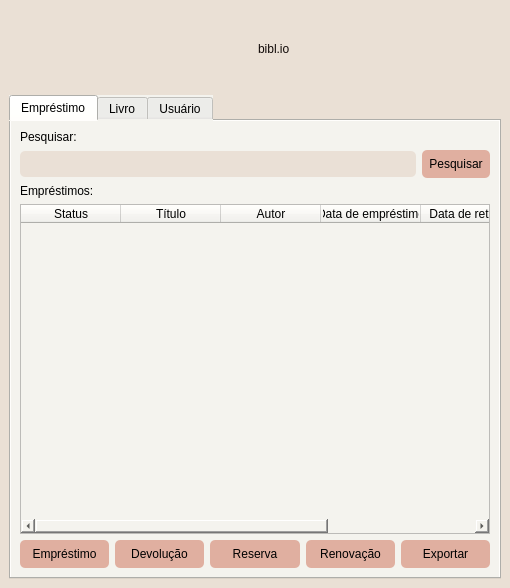
<?xml version="1.0" encoding="UTF-8"?>
<ui version="4.0">
 <class>MainWindow</class>
 <widget class="QMainWindow" name="MainWindow">
  <property name="geometry">
   <rect>
    <x>0</x>
    <y>0</y>
    <width>510</width>
    <height>588</height>
   </rect>
  </property>
  <property name="windowTitle">
   <string>MainWindow</string>
  </property>
  <property name="styleSheet">
   <string notr="true">background-color: rgb(234, 224, 213)</string>
  </property>
  <widget class="QWidget" name="centralwidget">
   <layout class="QGridLayout" name="gridLayout">
    <item row="0" column="7">
     <widget class="QLabel" name="label_13">
      <property name="text">
       <string/>
      </property>
     </widget>
    </item>
    <item row="0" column="5">
     <widget class="QLabel" name="label_10">
      <property name="styleSheet">
       <string notr="true">font: 44pt &quot;Calibri&quot;;
color: #100907;</string>
      </property>
      <property name="text">
       <string>bibl.io</string>
      </property>
     </widget>
    </item>
    <item row="0" column="3">
     <widget class="QLabel" name="label_11">
      <property name="text">
       <string/>
      </property>
     </widget>
    </item>
    <item row="0" column="1">
     <widget class="QLabel" name="label_12">
      <property name="text">
       <string/>
      </property>
     </widget>
    </item>
    <item row="0" column="9">
     <widget class="QLabel" name="label_2">
      <property name="text">
       <string/>
      </property>
     </widget>
    </item>
    <item row="0" column="2">
     <widget class="QLabel" name="label_14">
      <property name="text">
       <string/>
      </property>
     </widget>
    </item>
    <item row="0" column="8">
     <widget class="QLabel" name="label_15">
      <property name="text">
       <string/>
      </property>
     </widget>
    </item>
    <item row="0" column="4">
     <widget class="QWidget" name="widget_4" native="true">
      <property name="styleSheet">
       <string notr="true">image: url(:/logo/pilha.png);</string>
      </property>
     </widget>
    </item>
    <item row="1" column="0" colspan="10">
     <widget class="QTabWidget" name="tabWidget">
      <property name="cursor">
       <cursorShape>ArrowCursor</cursorShape>
      </property>
      <property name="autoFillBackground">
       <bool>false</bool>
      </property>
      <property name="styleSheet">
       <string notr="true">background-color: rgb(244, 243, 238);</string>
      </property>
      <property name="currentIndex">
       <number>0</number>
      </property>
      <widget class="QWidget" name="tab_emprestimo">
       <attribute name="title">
        <string>Empréstimo</string>
       </attribute>
       <layout class="QVBoxLayout" name="verticalLayout_8">
        <item>
         <layout class="QVBoxLayout" name="verticalLayout_7">
          <item>
           <widget class="QLabel" name="label">
            <property name="styleSheet">
             <string notr="true">font: 16pt &quot;Calibri&quot;;</string>
            </property>
            <property name="text">
             <string>Pesquisar:</string>
            </property>
           </widget>
          </item>
          <item>
           <layout class="QHBoxLayout" name="horizontalLayout_7">
            <item>
             <widget class="QLineEdit" name="txt_pesquisar">
              <property name="styleSheet">
               <string notr="true">padding: 5px;
border-radius: 5px;
background-color: #EAE0D6;</string>
              </property>
             </widget>
            </item>
            <item>
             <widget class="QPushButton" name="btn_pesquisar">
              <property name="cursor">
               <cursorShape>PointingHandCursor</cursorShape>
              </property>
              <property name="styleSheet">
               <string notr="true">background-color: rgb(224, 175, 160);
border: none;
border-radius: 5px;
padding: 7px;</string>
              </property>
              <property name="text">
               <string>Pesquisar</string>
              </property>
             </widget>
            </item>
           </layout>
          </item>
          <item>
           <widget class="QLabel" name="label_3">
            <property name="styleSheet">
             <string notr="true">font: 16pt &quot;Calibri&quot;;</string>
            </property>
            <property name="text">
             <string>Empréstimos:</string>
            </property>
           </widget>
          </item>
          <item>
           <widget class="QTableWidget" name="tb_acervo">
            <property name="font">
             <font>
              <family>Calibri</family>
              <pointsize>12</pointsize>
             </font>
            </property>
            <property name="styleSheet">
             <string notr="true">QTableView {
background-color: #6ceada3;
selection-background-color:#EAE0D;
}

</string>
            </property>
            <column>
             <property name="text">
              <string>Status</string>
             </property>
            </column>
            <column>
             <property name="text">
              <string>Título</string>
             </property>
            </column>
            <column>
             <property name="text">
              <string>Autor</string>
             </property>
            </column>
            <column>
             <property name="text">
              <string>Data de empréstimo</string>
             </property>
            </column>
            <column>
             <property name="text">
              <string>Data de retorno</string>
             </property>
            </column>
            <column>
             <property name="text">
              <string>Usuário</string>
             </property>
            </column>
           </widget>
          </item>
          <item>
           <layout class="QHBoxLayout" name="horizontalLayout_4">
            <item>
             <widget class="QPushButton" name="btn_emprestimo">
              <property name="cursor">
               <cursorShape>PointingHandCursor</cursorShape>
              </property>
              <property name="styleSheet">
               <string notr="true">background-color: rgb(224, 175, 160);
font: 12pt &quot;Calibri&quot;;
border: none;
border-radius: 5px;
padding: 7px 0;</string>
              </property>
              <property name="text">
               <string>Empréstimo</string>
              </property>
             </widget>
            </item>
            <item>
             <widget class="QPushButton" name="btn_devolucao">
              <property name="cursor">
               <cursorShape>PointingHandCursor</cursorShape>
              </property>
              <property name="styleSheet">
               <string notr="true">background-color: rgb(224, 175, 160);
font: 12pt &quot;Calibri&quot;;
border: none;
border-radius: 5px;
padding: 7px 0;</string>
              </property>
              <property name="text">
               <string>Devolução</string>
              </property>
             </widget>
            </item>
            <item>
             <widget class="QPushButton" name="btn_reserva">
              <property name="cursor">
               <cursorShape>PointingHandCursor</cursorShape>
              </property>
              <property name="styleSheet">
               <string notr="true">background-color: rgb(224, 175, 160);
font: 12pt &quot;Calibri&quot;;
border: none;
border-radius: 5px;
padding: 7px 0;</string>
              </property>
              <property name="text">
               <string>Reserva</string>
              </property>
             </widget>
            </item>
            <item>
             <widget class="QPushButton" name="btn_renovacao">
              <property name="cursor">
               <cursorShape>PointingHandCursor</cursorShape>
              </property>
              <property name="styleSheet">
               <string notr="true">background-color: rgb(224, 175, 160);
font: 12pt &quot;Calibri&quot;;
border: none;
border-radius: 5px;
padding: 7px 0;</string>
              </property>
              <property name="text">
               <string>Renovação</string>
              </property>
             </widget>
            </item>
            <item>
             <widget class="QPushButton" name="btn_expostar">
              <property name="cursor">
               <cursorShape>PointingHandCursor</cursorShape>
              </property>
              <property name="styleSheet">
               <string notr="true">background-color: rgb(224, 175, 160);
font: 12pt &quot;Calibri&quot;;
border: none;
border-radius: 5px;
padding: 7px 0;</string>
              </property>
              <property name="text">
               <string>Exportar</string>
              </property>
             </widget>
            </item>
           </layout>
          </item>
         </layout>
        </item>
       </layout>
      </widget>
      <widget class="QWidget" name="tab_livro">
       <attribute name="title">
        <string>Livro</string>
       </attribute>
       <layout class="QGridLayout" name="gridLayout_2">
        <item row="0" column="0">
         <layout class="QVBoxLayout" name="verticalLayout_2">
          <item>
           <widget class="QLabel" name="label_4">
            <property name="styleSheet">
             <string notr="true">font: 16pt &quot;Calibri&quot;;</string>
            </property>
            <property name="text">
             <string>Cadastro de livros:</string>
            </property>
           </widget>
          </item>
          <item>
           <widget class="QLabel" name="lbl_titulo_livro">
            <property name="styleSheet">
             <string notr="true">font: 12pt &quot;Calibri&quot;;</string>
            </property>
            <property name="text">
             <string>Título:</string>
            </property>
           </widget>
          </item>
          <item>
           <widget class="QLineEdit" name="txt_titulo_livro">
            <property name="styleSheet">
             <string notr="true">padding: 5px;
border-radius: 5px;
background-color: #EAE0D6;</string>
            </property>
           </widget>
          </item>
          <item>
           <widget class="QLabel" name="lbl_autor_livro">
            <property name="styleSheet">
             <string notr="true">font: 12pt &quot;Calibri&quot;;</string>
            </property>
            <property name="text">
             <string>Autor:</string>
            </property>
           </widget>
          </item>
          <item>
           <widget class="QLineEdit" name="txt_autor_livro">
            <property name="styleSheet">
             <string notr="true">padding: 5px;
border-radius: 5px;
background-color: #EAE0D6;</string>
            </property>
           </widget>
          </item>
          <item>
           <widget class="QLabel" name="lbl_ano_livro">
            <property name="styleSheet">
             <string notr="true">font: 12pt &quot;Calibri&quot;;</string>
            </property>
            <property name="text">
             <string>Ano de publicação:</string>
            </property>
           </widget>
          </item>
          <item>
           <widget class="QLineEdit" name="txt_ano_livro">
            <property name="styleSheet">
             <string notr="true">padding: 5px;
border-radius: 5px;
background-color: #EAE0D6;</string>
            </property>
           </widget>
          </item>
          <item>
           <layout class="QHBoxLayout" name="horizontalLayout_2">
            <item>
             <widget class="QPushButton" name="btn_adicionar_livro">
              <property name="cursor">
               <cursorShape>PointingHandCursor</cursorShape>
              </property>
              <property name="styleSheet">
               <string notr="true">background-color: rgb(224, 175, 160);
font: 12pt &quot;Calibri&quot;;
border: none;
border-radius: 5px;
padding: 7px 0;</string>
              </property>
              <property name="text">
               <string>Adicionar</string>
              </property>
             </widget>
            </item>
            <item>
             <widget class="QPushButton" name="btn_editar_livro">
              <property name="cursor">
               <cursorShape>PointingHandCursor</cursorShape>
              </property>
              <property name="styleSheet">
               <string notr="true">background-color: rgb(224, 175, 160);
font: 12pt &quot;Calibri&quot;;
border: none;
border-radius: 5px;
padding: 7px 0;</string>
              </property>
              <property name="text">
               <string>Editar</string>
              </property>
             </widget>
            </item>
            <item>
             <widget class="QPushButton" name="btn_remover_livro">
              <property name="cursor">
               <cursorShape>PointingHandCursor</cursorShape>
              </property>
              <property name="styleSheet">
               <string notr="true">background-color: rgb(224, 175, 160);
font: 12pt &quot;Calibri&quot;;
border: none;
border-radius: 5px;
padding: 7px 0;</string>
              </property>
              <property name="text">
               <string>Remover</string>
              </property>
             </widget>
            </item>
           </layout>
          </item>
          <item>
           <widget class="QTableWidget" name="tb_acervo_livro">
            <property name="styleSheet">
             <string notr="true">QTableView {
background-color: #6ceada3;
selection-background-color:#EAE0D;
}

</string>
            </property>
            <property name="editTriggers">
             <set>QAbstractItemView::NoEditTriggers</set>
            </property>
            <property name="rowCount">
             <number>3</number>
            </property>
            <attribute name="verticalHeaderVisible">
             <bool>false</bool>
            </attribute>
            <row/>
            <row/>
            <row/>
            <column>
             <property name="text">
              <string>Título</string>
             </property>
            </column>
            <column>
             <property name="text">
              <string>Autor</string>
             </property>
            </column>
            <column>
             <property name="text">
              <string>Ano de publicação</string>
             </property>
            </column>
            <column>
             <property name="text">
              <string>Resumo</string>
             </property>
            </column>
           </widget>
          </item>
         </layout>
        </item>
       </layout>
      </widget>
      <widget class="QWidget" name="tab_usuario">
       <attribute name="title">
        <string>Usuário</string>
       </attribute>
       <layout class="QVBoxLayout" name="verticalLayout_10">
        <item>
         <layout class="QVBoxLayout" name="verticalLayout_4">
          <item>
           <widget class="QLabel" name="label_8">
            <property name="styleSheet">
             <string notr="true">font: 16pt &quot;Calibri&quot;;</string>
            </property>
            <property name="text">
             <string>Cadastro de usuários:</string>
            </property>
           </widget>
          </item>
          <item>
           <widget class="QLabel" name="lbl_nome_usuario">
            <property name="styleSheet">
             <string notr="true">font: 12pt &quot;Calibri&quot;;</string>
            </property>
            <property name="text">
             <string>Nome:</string>
            </property>
           </widget>
          </item>
          <item>
           <widget class="QLineEdit" name="txt_nome_usuario">
            <property name="styleSheet">
             <string notr="true">padding: 5px;
border-radius: 5px;
background-color: #EAE0D6;</string>
            </property>
           </widget>
          </item>
          <item>
           <layout class="QHBoxLayout" name="horizontalLayout">
            <item>
             <widget class="QPushButton" name="btn_adicionar_usuario">
              <property name="cursor">
               <cursorShape>PointingHandCursor</cursorShape>
              </property>
              <property name="styleSheet">
               <string notr="true">background-color: rgb(224, 175, 160);
font: 12pt &quot;Calibri&quot;;
border: none;
border-radius: 5px;
padding: 7px 0;</string>
              </property>
              <property name="text">
               <string>Adicionar</string>
              </property>
             </widget>
            </item>
            <item>
             <widget class="QPushButton" name="btn_editar_usuario">
              <property name="cursor">
               <cursorShape>PointingHandCursor</cursorShape>
              </property>
              <property name="styleSheet">
               <string notr="true">background-color: rgb(224, 175, 160);
font: 12pt &quot;Calibri&quot;;
border: none;
border-radius: 5px;
padding: 7px 0;</string>
              </property>
              <property name="text">
               <string>Editar</string>
              </property>
             </widget>
            </item>
            <item>
             <widget class="QPushButton" name="btn_remover_usuario">
              <property name="cursor">
               <cursorShape>PointingHandCursor</cursorShape>
              </property>
              <property name="styleSheet">
               <string notr="true">background-color: rgb(224, 175, 160);
font: 12pt &quot;Calibri&quot;;
border: none;
border-radius: 5px;
padding: 7px 0;</string>
              </property>
              <property name="text">
               <string>Remover</string>
              </property>
             </widget>
            </item>
           </layout>
          </item>
          <item>
           <widget class="QTableWidget" name="tb_usuarios">
            <property name="styleSheet">
             <string notr="true">QTableView {
background-color: #6ceada3;
selection-background-color:#EAE0D;
}

</string>
            </property>
            <column>
             <property name="text">
              <string>ID</string>
             </property>
            </column>
            <column>
             <property name="text">
              <string>Nome</string>
             </property>
            </column>
           </widget>
          </item>
         </layout>
        </item>
       </layout>
      </widget>
     </widget>
    </item>
    <item row="0" column="0">
     <spacer name="verticalSpacer">
      <property name="orientation">
       <enum>Qt::Vertical</enum>
      </property>
      <property name="sizeType">
       <enum>QSizePolicy::Fixed</enum>
      </property>
      <property name="sizeHint" stdset="0">
       <size>
        <width>20</width>
        <height>80</height>
       </size>
      </property>
     </spacer>
    </item>
    <item row="0" column="6">
     <widget class="QLabel" name="label_16">
      <property name="text">
       <string/>
      </property>
     </widget>
    </item>
   </layout>
  </widget>
 </widget>
 <resources>
  <include location="icon.qrc"/>
 </resources>
 <connections/>
</ui>
